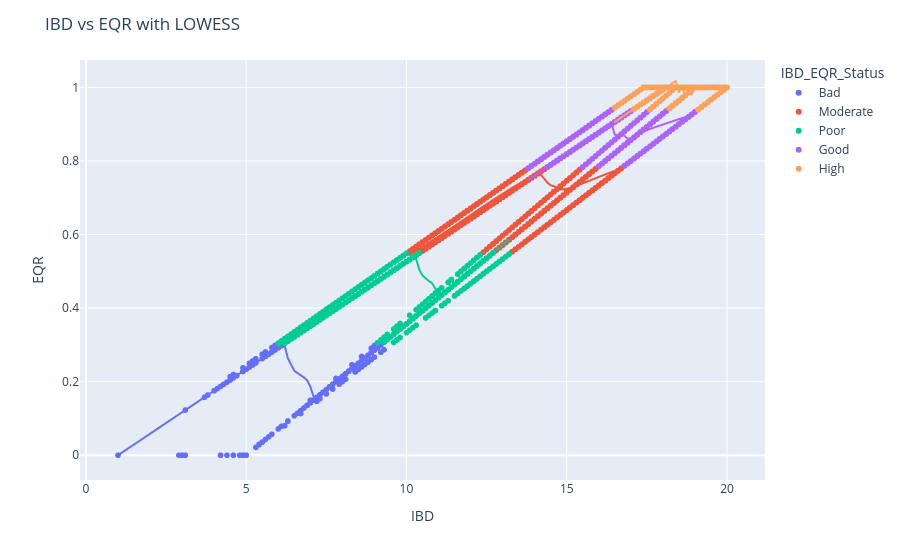

The notebook cell this image was saved under:
### Code cell
# Interactive alternative (if Plotly available): EQR vs IBD colored by Status
if px is not None:
    fig = px.scatter(dfX, x="IBD", y="IBD_EQR", color="IBD_EQR_Status",
                     hover_data=["SamplingOperations_code","site","year"],
                     trendline="lowess", trendline_options=dict(frac=0.3))
    fig.update_layout(title="IBD vs EQR with LOWESS", xaxis_title="IBD", yaxis_title="EQR")
    fig.show()
else:
    print("Plotly not available; skip CELL 9 or install plotly.")

### Figure 1 — Plotly figure (JSON) as saved in the notebook; plotly's stock layout.template omitted (floating-point values rounded to 4 significant figures; data arrays with more than 128 entries replaced by an {"elided": "..."} marker saying what was removed)
{"data": [{"customdata": {"elided": "306x3 mixed values"}, "hovertemplate": "IBD_EQR_Status=Bad<br>IBD=%{x}<br>IBD_EQR=%{y}<br>SamplingOperations_code=%{customdata[0]}<br>site=%{customdata[1]}<br>year=%{customdata[2]}<extra></extra>", "legendgroup": "Bad", "marker": {"color": "#636efa", "symbol": "circle"}, "mode": "markers", "name": "Bad", "showlegend": true, "type": "scattergl", "x": {"elided": "306 float values"}, "xaxis": "x", "y": {"elided": "306 float values"}, "yaxis": "y"}, {"hovertemplate": "<b>LOWESS trendline</b><br><br>IBD_EQR_Status=Bad<br>IBD=%{x}<br>IBD_EQR=%{y} <b>(trend)</b><extra></extra>", "legendgroup": "Bad", "marker": {"color": "#636efa", "symbol": "circle"}, "mode": "lines", "name": "Bad", "showlegend": false, "type": "scattergl", "x": {"elided": "306 float values"}, "xaxis": "x", "y": {"elided": "306 float values"}, "yaxis": "y"}, {"customdata": {"elided": "14396x3 mixed values"}, "hovertemplate": "IBD_EQR_Status=Moderate<br>IBD=%{x}<br>IBD_EQR=%{y}<br>SamplingOperations_code=%{customdata[0]}<br>site=%{customdata[1]}<br>year=%{customdata[2]}<extra></extra>", "legendgroup": "Moderate", "marker": {"color": "#EF553B", "symbol": "circle"}, "mode": "markers", "name": "Moderate", "showlegend": true, "type": "scattergl", "x": {"elided": "14396 float values"}, "xaxis": "x", "y": {"elided": "14396 float values"}, "yaxis": "y"}, {"hovertemplate": "<b>LOWESS trendline</b><br><br>IBD_EQR_Status=Moderate<br>IBD=%{x}<br>IBD_EQR=%{y} <b>(trend)</b><extra></extra>", "legendgroup": "Moderate", "marker": {"color": "#EF553B", "symbol": "circle"}, "mode": "lines", "name": "Moderate", "showlegend": false, "type": "scattergl", "x": {"elided": "14396 float values"}, "xaxis": "x", "y": {"elided": "14396 float values"}, "yaxis": "y"}, {"customdata": {"elided": "2383x3 mixed values"}, "hovertemplate": "IBD_EQR_Status=Poor<br>IBD=%{x}<br>IBD_EQR=%{y}<br>SamplingOperations_code=%{customdata[0]}<br>site=%{customdata[1]}<br>year=%{customdata[2]}<extra></extra>", "legendgroup": "Poor", "marker": {"color": "#00cc96", "symbol": "circle"}, "mode": "markers", "name": "Poor", "showlegend": true, "type": "scattergl", "x": {"elided": "2383 float values"}, "xaxis": "x", "y": {"elided": "2383 float values"}, "yaxis": "y"}, {"hovertemplate": "<b>LOWESS trendline</b><br><br>IBD_EQR_Status=Poor<br>IBD=%{x}<br>IBD_EQR=%{y} <b>(trend)</b><extra></extra>", "legendgroup": "Poor", "marker": {"color": "#00cc96", "symbol": "circle"}, "mode": "lines", "name": "Poor", "showlegend": false, "type": "scattergl", "x": {"elided": "2383 float values"}, "xaxis": "x", "y": {"elided": "2383 float values"}, "yaxis": "y"}, {"customdata": {"elided": "17061x3 mixed values"}, "hovertemplate": "IBD_EQR_Status=Good<br>IBD=%{x}<br>IBD_EQR=%{y}<br>SamplingOperations_code=%{customdata[0]}<br>site=%{customdata[1]}<br>year=%{customdata[2]}<extra></extra>", "legendgroup": "Good", "marker": {"color": "#ab63fa", "symbol": "circle"}, "mode": "markers", "name": "Good", "showlegend": true, "type": "scattergl", "x": {"elided": "17061 float values"}, "xaxis": "x", "y": {"elided": "17061 float values"}, "yaxis": "y"}, {"hovertemplate": "<b>LOWESS trendline</b><br><br>IBD_EQR_Status=Good<br>IBD=%{x}<br>IBD_EQR=%{y} <b>(trend)</b><extra></extra>", "legendgroup": "Good", "marker": {"color": "#ab63fa", "symbol": "circle"}, "mode": "lines", "name": "Good", "showlegend": false, "type": "scattergl", "x": {"elided": "17061 float values"}, "xaxis": "x", "y": {"elided": "17061 float values"}, "yaxis": "y"}, {"customdata": {"elided": "9637x3 mixed values"}, "hovertemplate": "IBD_EQR_Status=High<br>IBD=%{x}<br>IBD_EQR=%{y}<br>SamplingOperations_code=%{customdata[0]}<br>site=%{customdata[1]}<br>year=%{customdata[2]}<extra></extra>", "legendgroup": "High", "marker": {"color": "#FFA15A", "symbol": "circle"}, "mode": "markers", "name": "High", "showlegend": true, "type": "scattergl", "x": {"elided": "9637 float values"}, "xaxis": "x", "y": {"elided": "9637 float values"}, "yaxis": "y"}, {"hovertemplate": "<b>LOWESS trendline</b><br><br>IBD_EQR_Status=High<br>IBD=%{x}<br>IBD_EQR=%{y} <b>(trend)</b><extra></extra>", "legendgroup": "High", "marker": {"color": "#FFA15A", "symbol": "circle"}, "mode": "lines", "name": "High", "showlegend": false, "type": "scattergl", "x": {"elided": "9637 float values"}, "xaxis": "x", "y": {"elided": "9637 float values"}, "yaxis": "y"}], "layout": {"legend": {"title": {"text": "IBD_EQR_Status"}, "tracegroupgap": 0}, "margin": {"t": 60}, "title": {"text": "IBD vs EQR with LOWESS"}, "xaxis": {"anchor": "y", "domain": [0, 1], "title": {"text": "IBD"}}, "yaxis": {"anchor": "x", "domain": [0, 1], "title": {"text": "EQR"}}}}
